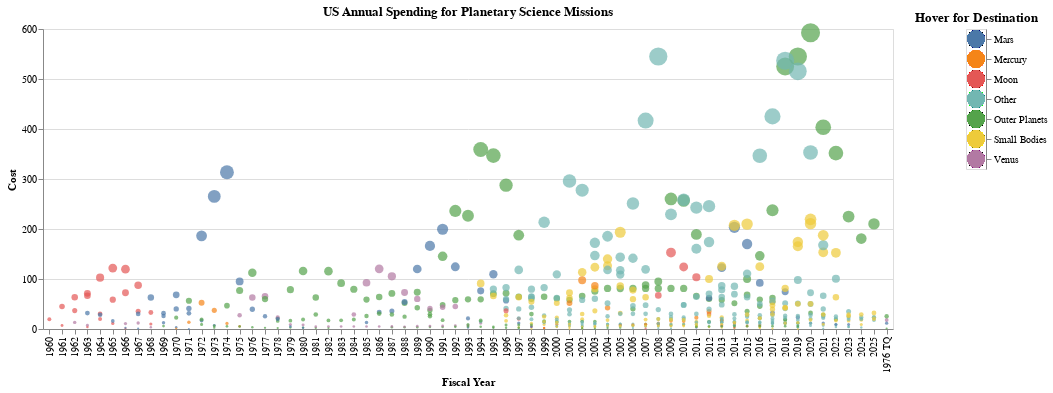

The code cell stored with this chart in its notebook:
### Code cell
brush = alt.selection_interval(encodings=['x'])
multi = alt.selection_multi(on='mouseover', fields=['Destination'])


chart = alt.Chart(df).mark_circle(size=1000).encode(
    x='Fiscal Year:O',
    size=alt.Size('Cost',legend=None),
    y='Cost',
    color=alt.condition(multi & brush, 'Destination:N', alt.value('lightgray'), legend=None)
).properties(
    width=850,
    title='US Annual Spending for Planetary Science Missions'
).add_selection(
    brush
)


legend = alt.Chart(df).mark_circle(size=300).encode(
    y=alt.Y('Destination:N', axis=alt.Axis(orient='right'), title=''),
    color = alt.condition(multi, 'Destination:N', alt.value('lightgray'))
).add_selection(
    multi
).properties(
    title='Hover for Destination'
)
chart | legend

### Figure 1 — Vega-Lite specification as saved in the notebook (floating-point values rounded to 4 significant figures; data arrays with more than 128 entries replaced by an {"elided": "..."} marker saying what was removed)
{"config": {"view": {"continuousWidth": 400, "continuousHeight": 300}}, "hconcat": [{"mark": {"type": "circle", "size": 1000}, "encoding": {"color": {"condition": {"type": "nominal", "field": "Destination", "legend": null, "selection": {"and": ["selector002", "selector001"]}}, "value": "lightgray"}, "size": {"type": "quantitative", "field": "Cost", "legend": null}, "x": {"type": "ordinal", "field": "Fiscal Year"}, "y": {"type": "quantitative", "field": "Cost"}}, "selection": {"selector001": {"type": "interval", "encodings": ["x"]}}, "title": "US Annual Spending for Planetary Science Missions", "width": 850}, {"mark": {"type": "circle", "size": 300}, "encoding": {"color": {"condition": {"type": "nominal", "field": "Destination", "selection": "selector002"}, "value": "lightgray"}, "y": {"type": "nominal", "axis": {"orient": "right"}, "field": "Destination", "title": ""}}, "selection": {"selector002": {"type": "multi", "on": "mouseover", "fields": ["Destination"]}}, "title": "Hover for Destination"}], "data": {"name": "data-7723c5511856fd18fd651e84925f32fb"}, "$schema": "https://vega.github.io/schema/vega-lite/v4.8.1.json", "datasets": {"data-7723c5511856fd18fd651e84925f32fb": {"elided": "4087 records"}}}
